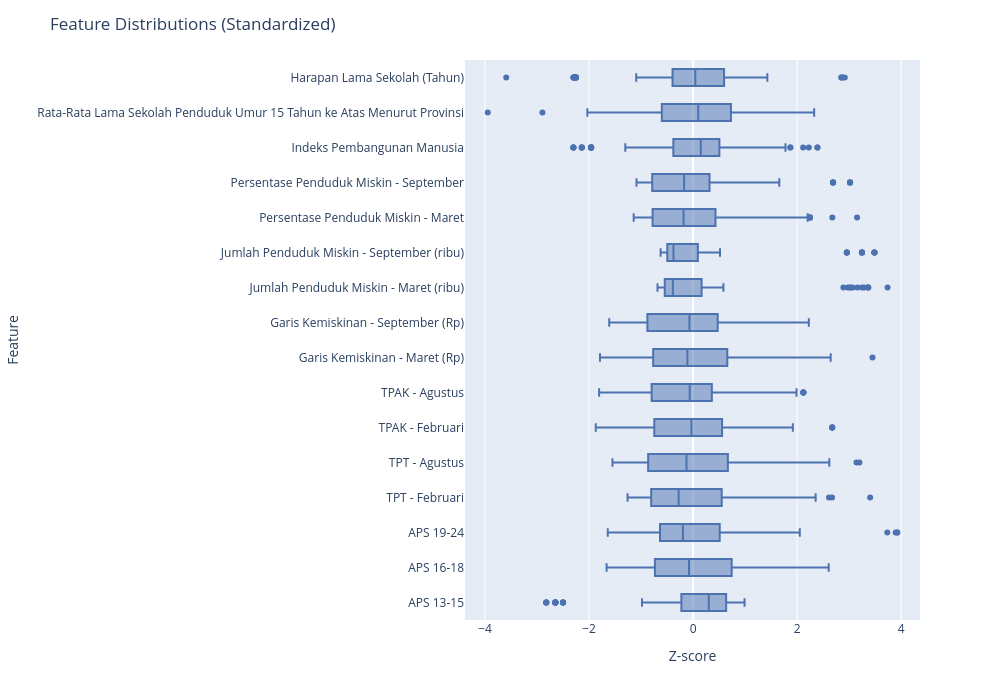

Here is the notebook cell this chart was saved with:
### Code cell
numeric_cols = df.select_dtypes(include=['number']).columns.tolist()
if 'TAHUN' in numeric_cols:
    numeric_cols.remove('TAHUN')

scaler = StandardScaler()
df_scaled = pd.DataFrame(
    scaler.fit_transform(df[numeric_cols]),
    columns=numeric_cols
)
df_long = df_scaled.melt(var_name='Feature', value_name='Z-score')

fig_box = px.box(df_long, x='Z-score', y='Feature', orientation='h', color_discrete_sequence=["#4C72B0"])
fig_box.update_layout(title="Feature Distributions (Standardized)", width=1000, height=700)
# Save as png per standard if needed, or json
fig_box.show()

### Figure 1 — Plotly figure (JSON) as saved in the notebook; plotly's stock layout.template omitted (floating-point values rounded to 4 significant figures; data arrays with more than 128 entries replaced by an {"elided": "..."} marker saying what was removed)
{"data": [{"alignmentgroup": "True", "hovertemplate": "Z-score=%{x}<br>Feature=%{y}<extra></extra>", "legendgroup": "", "marker": {"color": "#4C72B0"}, "name": "", "notched": false, "offsetgroup": "", "orientation": "h", "showlegend": false, "type": "box", "x": {"elided": "2416 float values"}, "x0": " ", "xaxis": "x", "y": {"elided": "2416 str values"}, "y0": " ", "yaxis": "y"}], "layout": {"boxmode": "group", "height": 700, "legend": {"tracegroupgap": 0}, "margin": {"t": 60}, "title": {"text": "Feature Distributions (Standardized)"}, "width": 1000, "xaxis": {"anchor": "y", "domain": [0, 1], "title": {"text": "Z-score"}}, "yaxis": {"anchor": "x", "domain": [0, 1], "title": {"text": "Feature"}}}}
